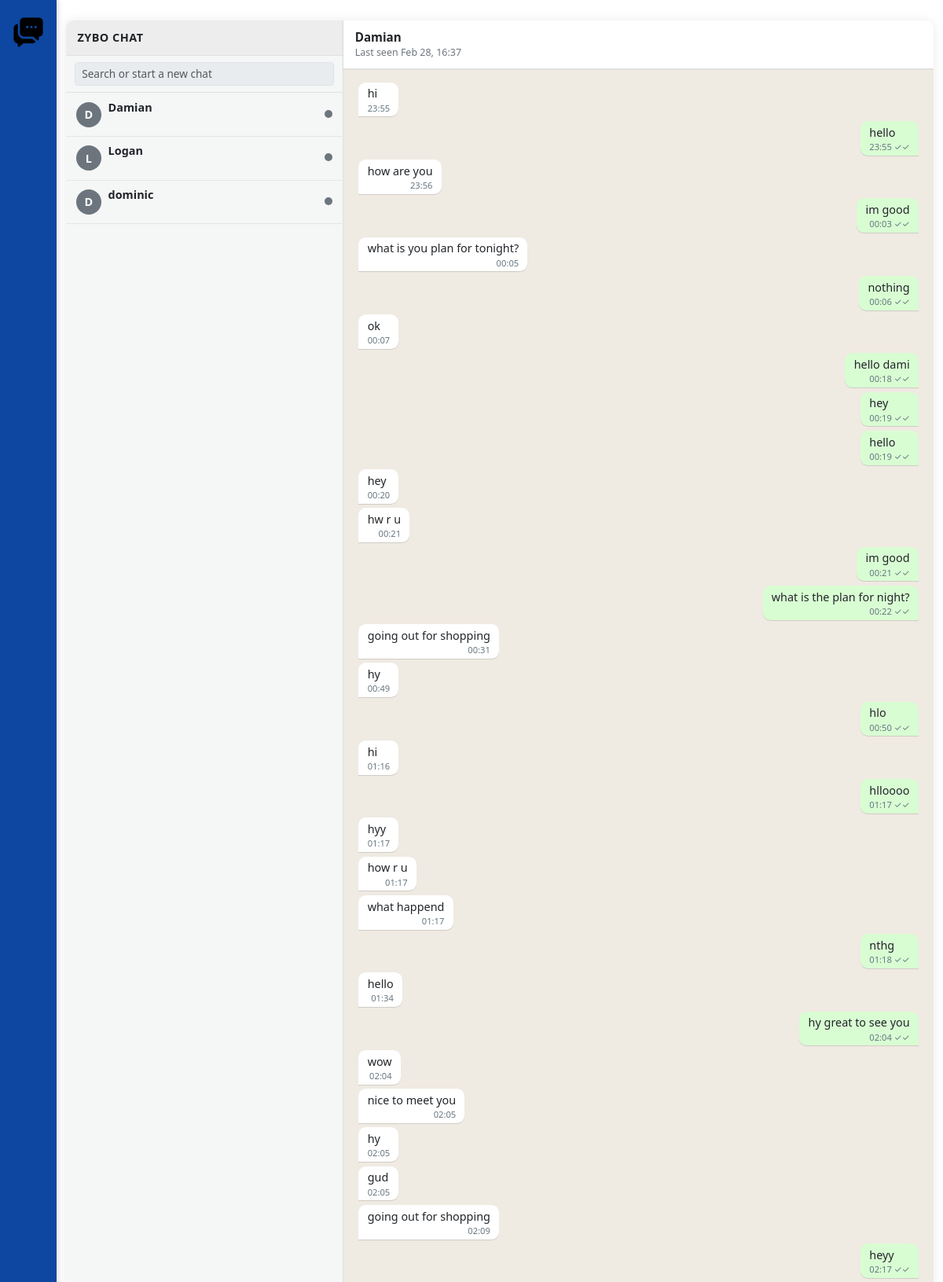
The app's page /chat/2/ (signed in, upper part) with its own data.
### chat/models.py (models this page shows, shortened)
class User(AbstractUser):
    email = models.EmailField(unique=True)
    is_online = models.BooleanField(default=False)
    last_seen = models.DateTimeField(null=True, blank=True)
    USERNAME_FIELD = 'email'
    REQUIRED_FIELDS = ['username']

class Message(models.Model):
    sender = models.ForeignKey(
        settings.AUTH_USER_MODEL,
        related_name='sent_messages',
        on_delete=models.CASCADE
    )
    receiver = models.ForeignKey(
        settings.AUTH_USER_MODEL,
        related_name='received_messages',
        on_delete=models.CASCADE
    )
    content = models.TextField()
    timestamp = models.DateTimeField(default=timezone.now)
    is_read = models.BooleanField(default=False)
    is_deleted = models.BooleanField(default=False)
    class Meta:
        ordering = ['timestamp']

### chat/views.py (the view)
# urls.py: path('chat/<int:user_id>/', chat_views.chat_view, name='chat'),
@login_required
def chat_view(request, user_id):
    other_user = get_object_or_404(User, id=user_id)
    Message.objects.filter(
        sender=other_user,
        receiver=request.user,
        is_read=False
    ).update(is_read=True)
    users = (
        User.objects
        .exclude(id=request.user.id)
        .annotate(
            unread_count=Count(
                'sent_messages',
                filter=Q(
                    sent_messages__receiver=request.user,
                    sent_messages__is_read=False
                )
            )
        )
    )
    messages = Message.objects.filter(
        Q(sender=request.user, receiver=other_user) |
        Q(sender=other_user, receiver=request.user)
    ).order_by('timestamp')  # 👈 no is_deleted here
    return render(request, 'chat.html', {
        'other_user': other_user,
        'chat_messages': messages,
        'users': users,
        'current_user': request.user,
    })

### chat/templates/chat.html (shortened to what this page needs)
{% extends 'base.html' %}
{% load static %}
{% block content %}
<div class="wa-wrapper">
  <div class="wa-sidebar">
    <div class="wa-sidebar-header">
    <div class="wa-me-info">
        <div class="wa-logo-text">ZYBO CHAT</div>
    </div>
    </div>
    <div class="wa-sidebar-search">
      <input type="text" class="form-control form-control-sm" placeholder="Search or start a new chat" disabled>
    </div>
    <div class="wa-chat-list">
    {% for u in users %}
        <a href="{% url 'chat' u.id %}" class="text-decoration-none text-reset">
        <div class="wa-chat-item">
            <div class="wa-chat-main">
            <div class="wa-avatar">
                {{ u.username|default:u.email|first|upper }}
            </div>
            <div class="wa-chat-texts">
                <div class="wa-chat-name">
                {{ u.username|default:u.email }}
                </div>
                <div class="wa-chat-last">
                </div>
            </div>
            </div>
            <div class="wa-chat-meta">
            <div>
                <span id="user-dot-{{ u.id }}"
                    class="online-dot {% if u.is_online %}online{% else %}offline{% endif %}">
                </span>
            </div>
            </div>
        </div>
        </a>
    {% empty %}
        <div class="p-3 text-muted" style="font-size:.9rem;">
        No other users yet.
        </div>
    {% endfor %}
    </div>
  </div>
    <div class="wa-main">
        {% if other_user %}
        <div class="chat-header">
            <div class="chat-contact-info">
            <span class="chat-contact-name">
                {{ other_user.username|default:other_user.email }}
            </span>
            <span class="chat-contact-status" id="chat-status-text">
                {% if other_user.is_online %}
                Online
                {% else %}
                Last seen {{ other_user.last_seen|date:"M d, H:i" }}
                {% endif %}
            </span>
            </div>
        </div>
      <div class="chat-window-wrapper">
        <div id="chat-window" class="chat-window">
          {% for msg in chat_messages %}
            {% if msg.sender_id == user.id %}
              <div class="message-row sent"
                   data-message-id="{{ msg.id }}"
                   data-sender-id="{{ msg.sender_id }}">
                <div class="message-bubble {% if msg.is_deleted %}deleted{% endif %}">
                  {% if msg.is_deleted %}
                    <em class="text-muted" style="font-size:.85rem;">
                      You deleted this message
                    </em>
                  {% else %}
                    {{ msg.content|linebreaksbr }}
                    <div class="message-meta">
                      {{ msg.timestamp|date:"H:i" }}
                      {% if msg.is_read %}
                        ✓✓
                      {% else %}
                        ✓
                      {% endif %}
                    </div>
                  {% endif %}
                </div>
              </div>
            {% else %}
              <div class="message-row received"
                   data-message-id="{{ msg.id }}"
                   data-sender-id="{{ msg.sender_id }}">
                <div class="message-bubble {% if msg.is_deleted %}deleted{% endif %}">
                  {% if msg.is_deleted %}
                    <em class="text-muted" style="font-size:.85rem;">
                      This message was deleted
                    </em>
                  {% else %}
                    {{ msg.content|linebreaksbr }}
                    <div class="message-meta">
                      {{ msg.timestamp|date:"H:i" }}
                    </div>
                  {% endif %}
                </div>
              </div>
            {% endif %}
          {% endfor %}
        </div>
      </div>
    {% else %}
      <div class="d-flex flex-column justify-content-center align-items-center h-100 text-muted">
        <p>Select a chat on the left to start messaging</p>
      </div>
    {% endif %}
  </div>
</div>
{% endblock %}

### chat/templates/base.html (style rules this page uses)
.online-dot { width: 10px; height: 10px; border-radius: 50%; display: inline-block; }
.online-dot.offline { background-color: #6c757d; }
.wa-wrapper { height: calc(100vh - 32px); max-height: none; margin: 16px 0; background: #fff; border-radius: .6rem; overflow: hidden; box-shadow: 0 0 14px rgba(0,0,0,0.08); display: flex; }
.wa-sidebar { width: 32%; max-width: 360px; min-width: 260px; border-right: 1px solid #dee2e6; background: #f5f6f6; display: flex; flex-direction: column; }
.wa-sidebar-header { padding: .7rem .9rem; display: flex; align-items: center; justify-content: space-between; background: #ededed; border-bottom: 1px solid #dee2e6; }
.wa-me-info { display: flex; align-items: center; gap: .5rem; }
.wa-avatar { width: 32px; height: 32px; border-radius: 50%; background: #6c757d; color: #fff; display: inline-flex; align-items: center; justify-content: center; font-weight: 600; font-size: .9rem; }
.wa-sidebar-search { padding: .5rem .7rem; border-bottom: 1px solid #dee2e6; }
.wa-sidebar-search input { font-size: .85rem; }
.wa-chat-list { flex: 1; overflow-y: auto; }
.wa-chat-item { padding: .45rem .8rem; display: flex; align-items: center; justify-content: space-between; cursor: pointer; border-bottom: 1px solid #e5e5e5; }
.wa-chat-main { display: flex; align-items: center; gap: .55rem; }
.wa-chat-texts { display: flex; flex-direction: column; }
.wa-chat-name { font-size: .9rem; font-weight: 600; }
.wa-chat-last { font-size: .78rem; color: #6c757d; }
.wa-chat-meta { text-align: right; font-size: .75rem; }
.wa-main { flex: 1; display: flex; flex-direction: column; background: #efeae2; min-height: 0; }
.chat-header { background-color: #ffffff; border-bottom: 2px solid #e0e0e0; box-shadow: 0 1px 4px rgba(0,0,0,0.07); padding: .6rem .9rem; display: flex; align-items: center; justify-content: space-between; gap: .6rem; }
.chat-contact-info { display: flex; flex-direction: column; }
.chat-contact-name { font-weight: 600; font-size: .95rem; }
.chat-contact-status { font-size: .78rem; color: #6c757d; }
.chat-window { flex: 1; overflow-y: auto; padding: 1rem 1.2rem; background: #efeae2; }
.message-row { display: flex; margin-bottom: .35rem; }
.message-row.sent { justify-content: flex-end; }
.message-row.received { justify-content: flex-start; }
.message-bubble { position: relative; padding: .35rem .7rem .2rem .7rem; border-radius: .6rem; max-width: 70%; font-size: .9rem; line-height: 1.3; box-shadow: 0 1px 0.5px rgba(0,0,0,0.13); word-wrap: break-word; }
.message-row.sent .message-bubble { background: #d9fdd3; border-bottom-right-radius: 0; }
.message-row.received .message-bubble { background: #ffffff; border-bottom-left-radius: 0; }
.message-meta { font-size: .7rem; color: #667781; text-align: right; margin-top: .1rem; }
.chat-window-wrapper { position: relative; flex: 1; min-height: 0; display: flex; flex-direction: column; }
.wa-logo-text { font-size: 0.9rem; font-weight: 700; letter-spacing: 0.5px; }

### records on screen
User: username|first "D", username "Damian", is_online False (drawn), last_seen "Feb 28, 16:37"
User: username|first "L", username "Logan", is_online False (drawn)
User: username|first "D", username "dominic", is_online False (drawn)
Message: content "hi", timestamp "23:55"
Message: content "hello", timestamp "23:55"
Message: content "how are you", timestamp "23:56"
Message: content "im good", timestamp "00:03"
Message: content "what is you plan for tonight?", timestamp "00:05"
Message: content "nothing", timestamp "00:06"
Message: content "ok", timestamp "00:07"
Message: content "hello dami", timestamp "00:18"
Message: content "hey", timestamp "00:19"
Message: content "hello", timestamp "00:19"
Message: content "hey", timestamp "00:20"
Message: content "hw r u", timestamp "00:21"
Message: content "im good", timestamp "00:21"
Message: content "what is the plan for night?", timestamp "00:22"
Message: content "going out for shopping", timestamp "00:31"
Message: content "hy", timestamp "00:49"
Message: content "hlo", timestamp "00:50"
Message: content "hi", timestamp "01:16"
Message: content "hlloooo", timestamp "01:17"
Message: content "hyy", timestamp "01:17"
Message: content "how r u", timestamp "01:17"
Message: content "what happend", timestamp "01:17"
Message: content "nthg", timestamp "01:18"
Message: content "hello", timestamp "01:34"
Message: content "hy great to see you", timestamp "02:04"
Message: content "wow", timestamp "02:04"
Message: content "nice to meet you", timestamp "02:05"
Message: content "hy", timestamp "02:05"
Message: content "gud", timestamp "02:05"
Message: content "going out for shopping", timestamp "02:09"
Message: content "heyy", timestamp "02:17"
